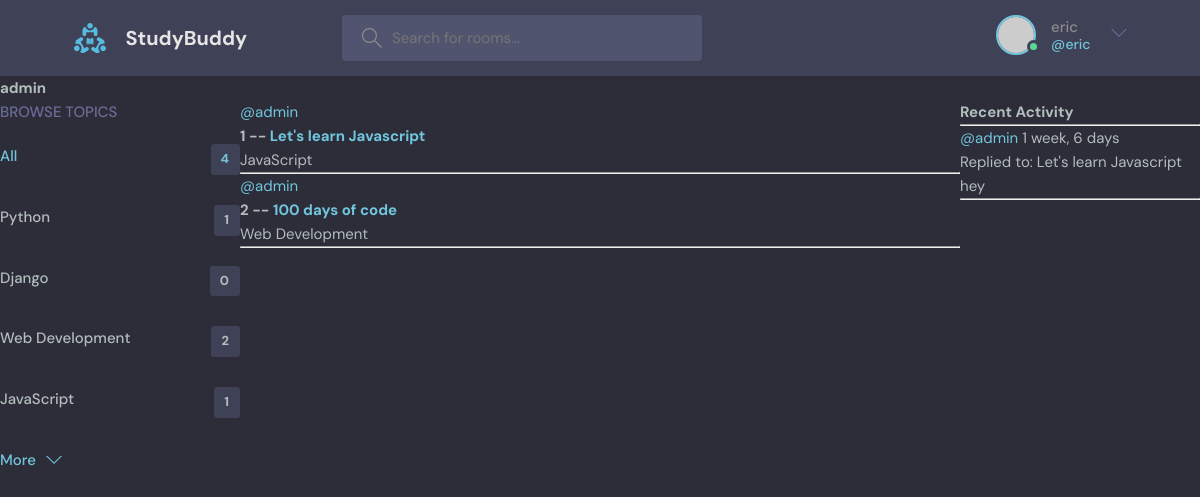
The page /profile/1/ (signed in) on the database its author committed.
### base/models.py (models this page shows, shortened)
class Topic(models.Model):
    name = models.CharField(max_length=200)

class Room(models.Model):
    hosts = models.ForeignKey(User, on_delete=models.SET_NULL, null=True)
    topic = models.ForeignKey(Topic, on_delete=models.SET_NULL, null=True)
    name = models.CharField(max_length=100)
    description = models.TextField(null=True, blank=True)
    participants = models.ManyToManyField(User, related_name='participants', blank=True)
    created_at = models.DateTimeField(auto_now_add=True)
    updated_at = models.DateTimeField(auto_now=True)
    class Meta:
        ordering = ['-updated_at', '-created_at']
    def __str__(self):
        return self.name

class Message(models.Model):
    user = models.ForeignKey(User, on_delete=models.CASCADE)
    Room = models.ForeignKey(Room, on_delete=models.CASCADE)
    body = models.TextField()
    created_at = models.DateTimeField(auto_now_add=True)
    updated_at = models.DateTimeField(auto_now=True)
    class Meta:
        ordering = ['-updated_at', '-created_at']
    def __str__(self):
        return self.body[0:50]

### base/views.py (the view)
# urls.py: path('profile/<str:pk>/', views.user_profile, name='user-profile'),
def user_profile(request, pk):
    user = User.objects.get(id=pk)
    rooms = user.room_set.all()
    room_messages = user.message_set.all()
    topics = Topic.objects.all()
    context = {'user': user, 'rooms': rooms, 'topics': topics, 'room_messages': room_messages}
    return render(request, 'base/profile.html', context)

### base/templates/base/profile.html (shortened to what this page needs)
{% extends 'main.html' %}
{% block content %}
<h1>{{user.username}}</h1>
<div class="profile-container">
    <div>
        {% include 'base/topic_component.html' %}
    </div>
    <div>
        {% include 'base/feed_component.html' %}
    </div>
    <div>
        {% include 'base/activity_component.html' %}
    </div>
</div>
{% endblock %}

### templates/navbar.html (shortened to what this page needs)
{% load static %}
<header class="header header--loggedIn">
      <div class="container">
        <a href="{% url 'home' %}" class="header__logo">
          <img src="{% static 'images/logo.svg' %}" />
          <h1>StudyBuddy</h1>
        </a>
        <form class="header__search" method="GET" action="{% url 'home' %}">
          <label>
            <input name="q" placeholder="Search for rooms..." />
          </label>
        </form>
        <nav class="header__menu">
          {% if request.user.is_authenticated %}
          <div class="header__user">
            <a href="profile.html">
              <div class="avatar avatar--medium active">
                <img src="https://randomuser.me/api/portraits/men/37.jpg" />
              </div>
              <p>{{ request.user.username }} <span>@{{ request.user.username }}</span></p>
            </a>
            <button class="dropdown-button">
              <svg version="1.1" xmlns="http://www.w3.org/2000/svg" width="32" height="32" viewBox="0 0 32 32">
                <title>chevron-down</title>
                <path d="M16 21l-13-13h-3l16 16 16-16h-3l-13 13z"></path>
              </svg>
            </button>
          </div>
          {% else %}
          <a href="{% url 'login' %}">
            <img src="{% static 'images/avatar.svg' %}" />
            <p>Login</p>
          </a>
          {% endif %}
        </nav>
      </div>
    </header>

### base/templates/base/topic_component.html
<div class="topics">
    <div class="topics__header">
    <h2>Browse Topics</h2>
    </div>
    <ul class="topics__list">
    <li>
        <a href="{% url 'home' %}" class="active">All <span>{{ topics.count }}</span></a>
    </li>
    {% for topic in topics %}
    <li>
        <a href="{% url 'home' %}?q={{topic.name}}">{{ topic.name }} <span>{{ topic.room_set.all.count }}</span></a>
    </li>
    {% endfor %}
    </ul>
    <a class="btn btn--link" href="topics.html">
    More
    <svg version="1.1" xmlns="http://www.w3.org/2000/svg" width="32" height="32" viewBox="0 0 32 32">
        <title>chevron-down</title>
        <path d="M16 21l-13-13h-3l16 16 16-16h-3l-13 13z"></path>
    </svg>
    </a>
</div>

### base/templates/base/feed_component.html (shortened to what this page needs)
<div class="row">
    {% for room in rooms %}
    <div class="column">
        <a href="{% url 'user-profile' room.hosts.id %}"> @{{ room.hosts.username }} </a>
        <h5>{{room.id}} -- <a href="{% url 'rooms' room.id %}">{{room.name}}</a></h5>
        <small>{{room.topic.name}}</small>
        <hr>
    </div>
    {% endfor %}
</div>

### base/templates/base/activity_component.html (shortened to what this page needs)
<h3>Recent Activity</h3>
<hr>
{% for message in room_messages %}
<div>
    <small><a href="{% url 'user-profile' message.user.id %}">@{{message.user}}</a> {{message.created_at|timesince}}</small>
    <br>
    <small>Replied to: {{message.Room}}</small>
    <p>{{message}}</p>
    <hr>
</div>
{% endfor %}

### static/styles/style.css (style rules this page uses)
:root { --color-main: #71c6dd; --color-main-light: #e1f6fb; --color-dark: #3f4156; --color-dark-medium: #51546e; --color-dark-light: #696d97; --color-light: #e5e5e5; --color-gray: #8b8b8b; --color-light-gray: #b2bdbd; --color-bg: #2d2d39; --color-success: #5dd693; --color-error: #fc4b0b; }
* { font-family: "DM Sans", -apple-system, BlinkMacSystemFont, "Segoe UI", Roboto, Oxygen, Ubuntu, Cantarell, "Open Sans", "Helvetica Neue", sans-serif; margin: 0; padding: 0; box-sizing: border-box; text-rendering: optimizeLegibility; font-size: inherit; }
html { font-size: 56.25%; }
@media only screen and (min-width: 1200px) { html { font-size: 62.5%; } }
body { line-height: 1.6; font-weight: 400; font-size: 1.5rem; color: var(--color-light-gray); background-color: var(--color-bg); min-height: 100vh; }
img { width: 100%; }
a { display: inline-block; color: var(--color-main); text-decoration: none; }
.container { max-width: 120rem; width: 90%; margin: auto; }
.btn { background-color: transparent; border: none; display: inline-flex; align-items: center; gap: 1rem; cursor: pointer; transition: all ease-in-out 0.3s; padding: 1rem 2rem; border-radius: 5px; box-shadow: 1px 1px 3px 1px rgba(0, 0, 0, 0.15); font-weight: 500; }
.btn--link { border-radius: 0; padding: 0; color: var(--color-main); box-shadow: none; }
.btn > svg { fill: currentColor; width: 1.6rem; height: 1.6rem; }
.avatar { position: relative; display: inline-block; border-radius: 50%; border: 2px solid var(--color-main); }
.avatar img { display: block; border-radius: 50%; object-fit: cover; object-position: center; }
.avatar::after { content: ""; display: block; position: absolute; background-color: var(--color-gray); z-index: 111; border-radius: 50%; border: 0.3rem solid var(--color-dark); }
.avatar.active::after { background-color: var(--color-success); }
.avatar.avatar--medium img { width: 3.6rem; height: 3.6rem; border-radius: 50%; }
.avatar.avatar--medium:after { width: 0.7rem; height: 0.7rem; bottom: 0px; right: -6px; }
.header { padding: 1.5rem; background-color: var(--color-dark); }
.header > .container { display: flex; gap: 9.5rem; }
.header__logo, .header__user { display: flex; gap: 2rem; align-items: center; }
.header__logo > img { height: 3.2rem; width: 3.2rem; }
.header__logo > h1 { font-weight: 700; font-size: 2rem; color: var(--color-light); }
.header__search > label { background-color: var(--color-dark-medium); padding: 1.3rem 1rem; display: flex; align-items: center; gap: 1rem; border-radius: 4px; }
.header__search svg { fill: var(--color-gray); width: 2rem; height: 2rem; margin-left: 1rem; }
.header__search input { width: 30rem; background: transparent; border: none; outline: none; color: var(--color-light); }
.header__menu { margin-left: auto; position: relative; }
.header__menu a { display: flex; gap: 1.5rem; align-items: center; font-weight: 500; text-decoration: none; color: var(--color-gray); }
.header__menu img { height: 3.6rem; }
.header__menu p { line-height: 1.2; }
.header__menu span { color: var(--color-main); font-weight: 500; font-size: 1.4rem; display: block; }
.header__menu svg { width: 1.6rem; height: 1.6rem; fill: var(--color-dark-light); }
.dropdown-button { background: transparent; border: 0; outline: 0; cursor: pointer; }
.topics__header { margin-bottom: 2rem; }
.topics__header h2 { text-transform: uppercase; font-weight: 500; color: var(--color-dark-light); }
.topics__list { list-style: none; }
.topics__list li a { display: flex; justify-content: space-between; margin-bottom: 3rem; font-weight: 500; color: var(--color-light-gray); transition: all 0.3s ease-in-out; }
.topics__list li a.active, .topics__list li a:hover { color: var(--color-main); }
.topics__list li a span { padding: 0.5rem 1rem; background-color: var(--color-dark); border-radius: 3px; font-size: 1.3rem; font-weight: 700; letter-spacing: 1px; }

### base/templates/base/profile.html (style rules this page uses)
.profile-container { display: grid; grid-template-columns: 1fr 3fr 1fr; }

### rows shown on the page
Topic: name "Python", room_set.all.count "1"
Topic: name "Django", room_set.all.count "0"
Topic: name "Web Development", room_set.all.count "2"
Topic: name "JavaScript", room_set.all.count "1"
Room: hosts.username "admin", id "1", name "Let's learn Javascript", topic.name "JavaScript"
Room: hosts.username "admin", id "2", name "100 days of code", topic.name "Web Development"
Message: user "admin", created_at "1 week, 6 days", Room "Let's learn Javascript", body "hey"

### other values the page prints
{{ request.user.username }} "eric"
{{ user.username }} "admin"
{{ topics.count }} "4"
